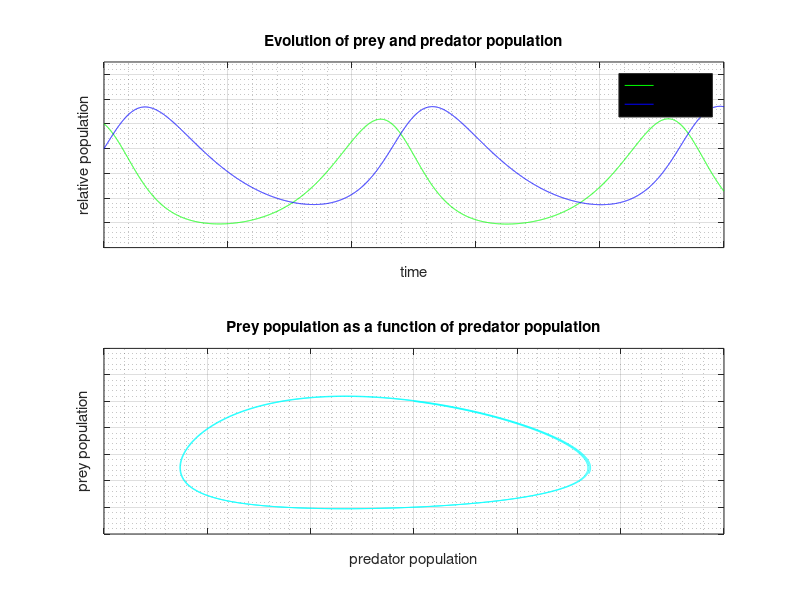

The MATLAB source for this figure:
function plotPopulation
    t = 10000;
    dt = 0.01;
    T = linspace(0,1,t);
    prey = 1*ones(1,t);
    pred = 0.8*ones(1,t);
    a = 0.2;
    b = 0.3;
    c = 0.2;
    d = 0.1;
    for k = 1:(t - 1)
        prey(k + 1) = prey(k) + (a*prey(k) - b*prey(k)*pred(k))*dt; 
        pred(k + 1) = pred(k) + (c*prey(k)*pred(k) - d*pred(k))*dt; 
    end
    figure;
    subplot(2,1,1);
    plot(T,prey,'g',T,pred,'y');
    axis([0,1,0,1.5]);
    grid on;
    grid minor;
    legend('prey','predator');
    xlabel('time');
    ylabel('relative population');
    set(gca,'YTickLabel',[]);
    set(gca,'XTickLabel',[]);
    title('Evolution of prey and predator population');
    
    subplot(2,1,2);
    plot(pred,prey,'r');
    grid on;
    grid minor;
    xlabel('predator population');
    ylabel('prey population');
    set(gca,'YTickLabel',[]);
    set(gca,'XTickLabel',[]);
    title('Prey population as a function of predator population');
    
    whitebg('black');
end
